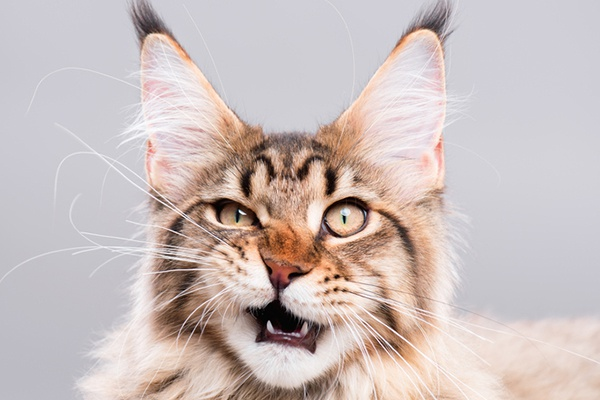
#> input picture original.jpg, 600 x 400 px
$ python 'Reconocimiento de patrones.py'
#> lines starting #> are read from the running program, lines starting #| are printed output that depends on the picture; after the words box and inside, x2 and y2 are one past the last pixel; in counts of white or black regions, pixels touching at a corner belong together
#importacion de modulos
import cv2
import numpy as np
#Orlando Murcia Perdomo 20162151798
#Carga la imagen
imagen1 = cv2.imread("original.jpg",0)
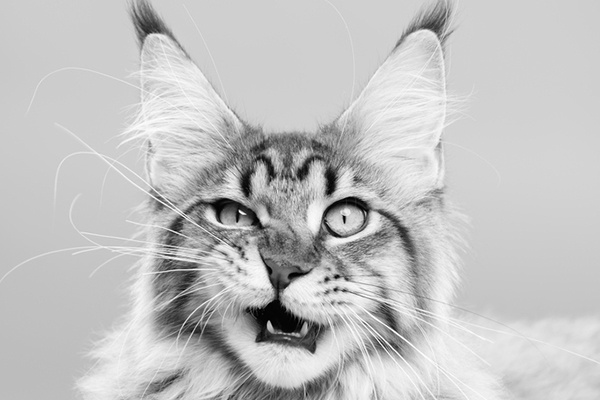
#> imagen1: shape (400, 600); min 0, max 255, mean 194
imagen11 = cv2.imread("original.jpg",1)
#> imagen11 is the input picture: shape (400, 600, 3); mean B, G, R 188.6, 190.5, 203.2
#Se crea un ciclo for para que la comparativa se haga de forma automatica con las 4 imagenes presentadas
for imagen in range(1,5,1):
    IMAGEN=str(imagen)
    template_color = cv2.imread(IMAGEN + '.jpg', 1)
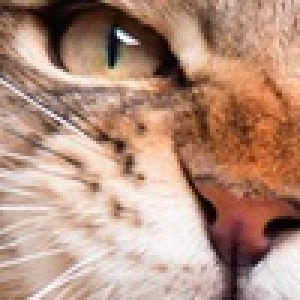
#> input picture 1.jpg, 100 x 100 px (shown 3 times larger)
#> template_color is the input picture: shape (100, 100, 3); mean B, G, R 126.1, 144, 180.4
   #Mostramos las caracteristicas de las dos imagenes
    print("La forma de la imagen original es: ", imagen1.shape)
#| La forma de la imagen original es:  (400, 600)
    print("La forma de la imagen plantilla es: ", template_color.shape)
#| La forma de la imagen plantilla es:  (100, 100, 3)
    cv2.imshow(IMAGEN+'numero', template_color)

    template = cv2.cvtColor(template_color, cv2.COLOR_BGR2GRAY)
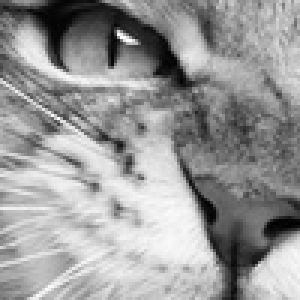
#> template: shape (100, 100) (shown 3 times larger); min 1, max 254, mean 152.8
    template_layers = template_color.copy()
    # A cada capa le asigno blanco y negro
    template_layers[:, :, 0] = template  # Capa B
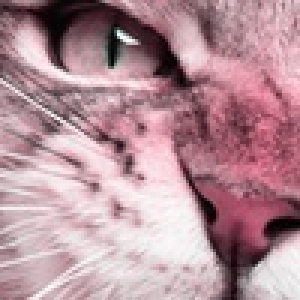
#> template_layers: shape (100, 100, 3) (shown 3 times larger); mean B, G, R 152.8, 144, 180.4
    template_layers[:, :, 1] = template  # Capa G
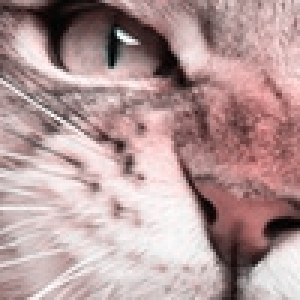
#> template_layers: shape (100, 100, 3) (shown 3 times larger); mean B, G, R 152.8, 152.8, 180.4
    template_layers[:, :, 2] = template  # Capa R
    #Definimos el umbral de suma
    umbral = 99999
    #Se procede a crear el ciclo for para la comparativa y diferencia de las imagenes
    for x in range(0, 6):
        for y in range(0, 4):
            ROI = imagen1[y*100:100*(y+1),x*100:100*(x+1)]
            diferencia = cv2.absdiff(template, ROI)
            Sum = np.sum(diferencia)
            print(Sum)
            if Sum < umbral:
                umbral = Sum
                print(Sum)
            if Sum <= umbral:
                #Se muestra el resultado correcto una imagen totalmente negra
                cv2.imshow('Resta', diferencia)
                #Se Crea un "parche sobre la imagen original al igual que un cuadro donde se encuentra el ROI
                imagen11[y*100:100*(y+1),x*100:100*(x+1)] = template_layers
                cv2.rectangle(imagen11, (x*100, y*100), ((x+1)*100,(y+1)*100), (0, 0, 255), 3)
                cv2.imshow('resultado', ROI)
                cv2.imshow(IMAGEN+' Resultados', imagen11)
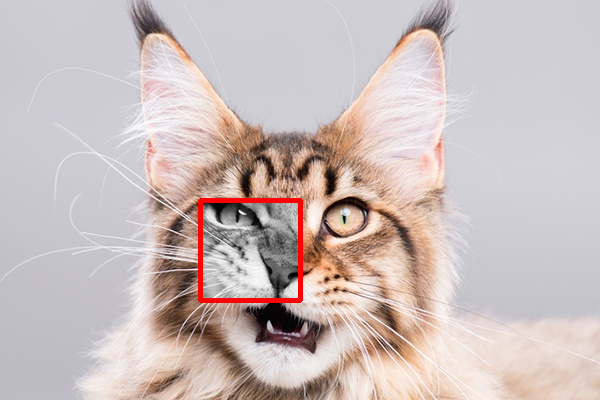
#> imagen11: shape (400, 600, 3); 4.58% of pixels changed, all inside (x1, y1, x2, y2) = (198, 198, 303, 303)
#> after the loop, umbral = 1952
#> pass 2 of the loop `for imagen in range(1,5,1):`:
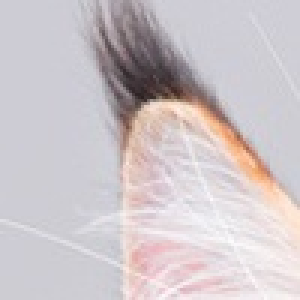
#> input picture 2.jpg, 100 x 100 px (shown 3 times larger)
#> template_color is the input picture: shape (100, 100, 3); mean B, G, R 201, 197.5, 205.5
#| La forma de la imagen original es:  (400, 600)
#| La forma de la imagen plantilla es:  (100, 100, 3)
#> the loop `for x in range(0, 6):` made 6 passes
#> pass 2, `cv2.imshow('Resta', diferencia)`:
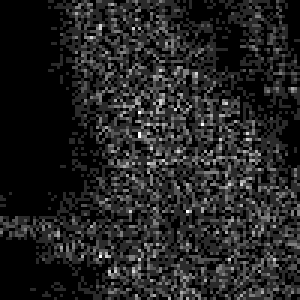
#> window 'Resta': shape (100, 100) (shown 3 times larger); min 0, max 6, mean 0.824; drawn with min black and max white
#> pass 2, `cv2.imshow(IMAGEN+' Resultados', imagen11)`:
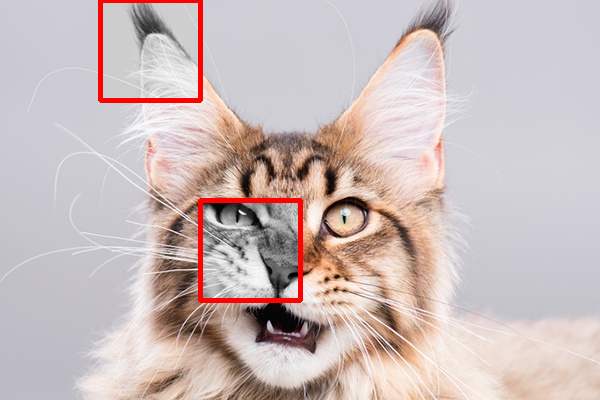
#> window '2 Resultados': shape (400, 600, 3); mean B, G, R 186.9, 188.2, 202.9
#> after the loop `for x in range(0, 6):`: umbral = 8242
#> pass 3 of the loop `for imagen in range(1,5,1):`:
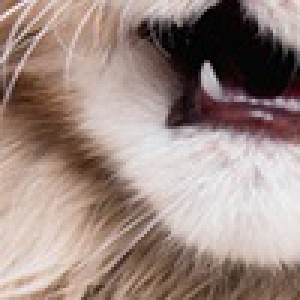
#> input picture 3.jpg, 100 x 100 px (shown 3 times larger)
#> template_color is the input picture: shape (100, 100, 3); mean B, G, R 130.5, 137.4, 156.7
#| La forma de la imagen original es:  (400, 600)
#| La forma de la imagen plantilla es:  (100, 100, 3)
#> `template = cv2.cvtColor(template_color, cv2.COLOR_BGR2GRAY)`:
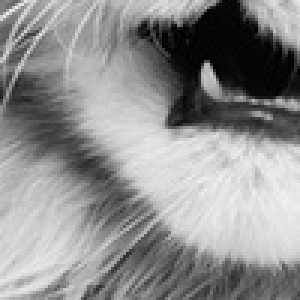
#> template: shape (100, 100) (shown 3 times larger); min 0, max 241, mean 142.4
#> after the loop `for x in range(0, 6):`:
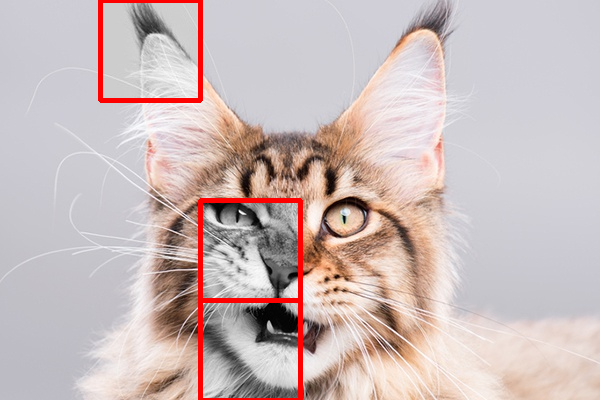
#> imagen11: shape (400, 600, 3); 4.22% of pixels changed, all inside (x1, y1, x2, y2) = (198, 301, 303, 400)
#> after the loop `for x in range(0, 6):`: umbral = 13487
#> (the run stopped early here; a loop or call above may not have finished)
